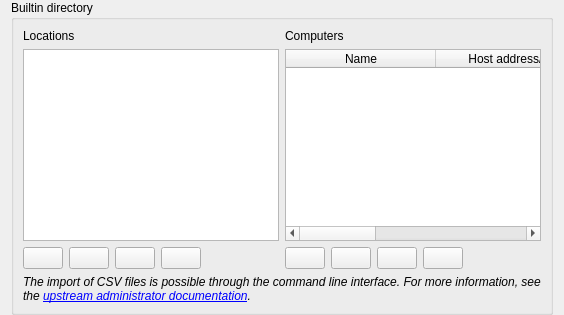
<?xml version="1.0" encoding="UTF-8"?>
<ui version="4.0">
 <class>BuiltinDirectoryConfigurationPage</class>
 <widget class="QWidget" name="BuiltinDirectoryConfigurationPage">
  <property name="windowTitle">
   <string>Locations &amp; computers</string>
  </property>
  <property name="windowIcon">
   <iconset resource="builtindirectory.qrc">
    <normaloff>:/builtindirectory/builtindirectory.png</normaloff>:/builtindirectory/builtindirectory.png</iconset>
  </property>
  <property name="nextspaceActionIconRole" stdset="0">
   <string notr="true">LocationsAndComputers</string>
  </property>
  <layout class="QVBoxLayout" name="verticalLayout">
   <property name="topMargin">
    <number>0</number>
   </property>
   <property name="bottomMargin">
    <number>0</number>
   </property>
   <item>
    <widget class="QGroupBox" name="groupBox">
     <property name="title">
      <string>Builtin directory</string>
     </property>
     <layout class="QGridLayout" name="gridLayout_2" rowstretch="0,1,0,0" columnstretch="0,1">
      <item row="0" column="1">
       <widget class="QLabel" name="label_2">
        <property name="text">
         <string>Computers</string>
        </property>
       </widget>
      </item>
      <item row="0" column="0">
       <widget class="QLabel" name="label">
        <property name="text">
         <string>Locations</string>
        </property>
       </widget>
      </item>
      <item row="2" column="1">
       <layout class="QHBoxLayout" name="horizontalLayout">
        <item>
         <widget class="QPushButton" name="addComputerButton">
          <property name="toolTip">
           <string>Add new computer</string>
          </property>
          <property name="text">
           <string/>
          </property>
          <property name="icon">
           <iconset resource="../../core/resources/core.qrc">
            <normaloff>:/core/list-add.png</normaloff>:/core/list-add.png</iconset>
          </property>
         </widget>
        </item>
        <item>
         <widget class="QPushButton" name="removeComputerButton">
          <property name="toolTip">
           <string>Remove selected computer</string>
          </property>
          <property name="text">
           <string/>
          </property>
          <property name="icon">
           <iconset resource="../../core/resources/core.qrc">
            <normaloff>:/core/edit-delete.png</normaloff>:/core/edit-delete.png</iconset>
          </property>
         </widget>
        </item>
        <item>
         <widget class="QPushButton" name="moveComputerUpButton">
          <property name="toolTip">
           <string>Move selected computer up</string>
          </property>
          <property name="text">
           <string/>
          </property>
          <property name="icon">
           <iconset resource="../../core/resources/core.qrc">
            <normaloff>:/core/go-up.png</normaloff>:/core/go-up.png</iconset>
          </property>
         </widget>
        </item>
        <item>
         <widget class="QPushButton" name="moveComputerDownButton">
          <property name="toolTip">
           <string>Move selected computer down</string>
          </property>
          <property name="text">
           <string/>
          </property>
          <property name="icon">
           <iconset resource="../../core/resources/core.qrc">
            <normaloff>:/core/go-down.png</normaloff>:/core/go-down.png</iconset>
          </property>
         </widget>
        </item>
        <item>
         <spacer name="horizontalSpacer">
          <property name="orientation">
           <enum>Qt::Horizontal</enum>
          </property>
          <property name="sizeHint" stdset="0">
           <size>
            <width>40</width>
            <height>20</height>
           </size>
          </property>
         </spacer>
        </item>
       </layout>
      </item>
      <item row="1" column="1">
       <widget class="QTableWidget" name="computerTableWidget">
        <property name="selectionBehavior">
         <enum>QAbstractItemView::SelectRows</enum>
        </property>
        <attribute name="horizontalHeaderMinimumSectionSize">
         <number>150</number>
        </attribute>
        <attribute name="horizontalHeaderStretchLastSection">
         <bool>true</bool>
        </attribute>
        <attribute name="verticalHeaderVisible">
         <bool>false</bool>
        </attribute>
        <column>
         <property name="text">
          <string>Name</string>
         </property>
        </column>
        <column>
         <property name="text">
          <string>Host address/IP</string>
         </property>
        </column>
        <column>
         <property name="text">
          <string>MAC address</string>
         </property>
        </column>
       </widget>
      </item>
      <item row="2" column="0">
       <layout class="QHBoxLayout" name="horizontalLayout_2">
        <item>
         <widget class="QPushButton" name="addLocationButton">
          <property name="toolTip">
           <string>Add new location</string>
          </property>
          <property name="text">
           <string/>
          </property>
          <property name="icon">
           <iconset resource="../../core/resources/core.qrc">
            <normaloff>:/core/list-add.png</normaloff>:/core/list-add.png</iconset>
          </property>
         </widget>
        </item>
        <item>
         <widget class="QPushButton" name="removeLocationButton">
          <property name="toolTip">
           <string>Remove selected location</string>
          </property>
          <property name="text">
           <string/>
          </property>
          <property name="icon">
           <iconset resource="../../core/resources/core.qrc">
            <normaloff>:/core/edit-delete.png</normaloff>:/core/edit-delete.png</iconset>
          </property>
         </widget>
        </item>
        <item>
         <widget class="QPushButton" name="moveLocationUpButton">
          <property name="toolTip">
           <string>Move selected location up</string>
          </property>
          <property name="text">
           <string/>
          </property>
          <property name="icon">
           <iconset resource="../../core/resources/core.qrc">
            <normaloff>:/core/go-up.png</normaloff>:/core/go-up.png</iconset>
          </property>
         </widget>
        </item>
        <item>
         <widget class="QPushButton" name="moveLocationDownButton">
          <property name="toolTip">
           <string>Move selected location down</string>
          </property>
          <property name="text">
           <string/>
          </property>
          <property name="icon">
           <iconset resource="../../core/resources/core.qrc">
            <normaloff>:/core/go-down.png</normaloff>:/core/go-down.png</iconset>
          </property>
         </widget>
        </item>
        <item>
         <spacer name="horizontalSpacer_2">
          <property name="orientation">
           <enum>Qt::Horizontal</enum>
          </property>
          <property name="sizeHint" stdset="0">
           <size>
            <width>40</width>
            <height>20</height>
           </size>
          </property>
         </spacer>
        </item>
       </layout>
      </item>
      <item row="1" column="0">
       <widget class="QTableWidget" name="locationTableWidget">
        <attribute name="horizontalHeaderVisible">
         <bool>false</bool>
        </attribute>
        <attribute name="horizontalHeaderStretchLastSection">
         <bool>true</bool>
        </attribute>
        <attribute name="verticalHeaderVisible">
         <bool>false</bool>
        </attribute>
        <column>
         <property name="text">
          <string>Locations</string>
         </property>
        </column>
       </widget>
      </item>
      <item row="3" column="0" colspan="2">
       <widget class="QLabel" name="label_3">
        <property name="font">
         <font>
          <italic>true</italic>
         </font>
        </property>
        <property name="text">
         <string>The import of CSV files is possible through the command line interface. For more information, see the &lt;a href=&quot;https://docs.veyon.io/en/latest/admin/cli.html#network-object-directory&quot;&gt;upstream administrator documentation&lt;/a&gt;.</string>
        </property>
        <property name="wordWrap">
         <bool>true</bool>
        </property>
       </widget>
      </item>
     </layout>
    </widget>
   </item>
  </layout>
 </widget>
 <resources>
  <include location="../../core/resources/core.qrc"/>
  <include location="builtindirectory.qrc"/>
 </resources>
 <connections>
  <connection>
   <sender>addComputerButton</sender>
   <signal>clicked()</signal>
   <receiver>BuiltinDirectoryConfigurationPage</receiver>
   <slot>addComputer()</slot>
   <hints>
    <hint type="sourcelabel">
     <x>646</x>
     <y>528</y>
    </hint>
    <hint type="destinationlabel">
     <x>507</x>
     <y>351</y>
    </hint>
   </hints>
  </connection>
  <connection>
   <sender>removeComputerButton</sender>
   <signal>clicked()</signal>
   <receiver>BuiltinDirectoryConfigurationPage</receiver>
   <slot>removeComputer()</slot>
   <hints>
    <hint type="sourcelabel">
     <x>698</x>
     <y>528</y>
    </hint>
    <hint type="destinationlabel">
     <x>507</x>
     <y>351</y>
    </hint>
   </hints>
  </connection>
  <connection>
   <sender>removeLocationButton</sender>
   <signal>clicked()</signal>
   <receiver>BuiltinDirectoryConfigurationPage</receiver>
   <slot>removeLocation()</slot>
   <hints>
    <hint type="sourcelabel">
     <x>108</x>
     <y>528</y>
    </hint>
    <hint type="destinationlabel">
     <x>507</x>
     <y>351</y>
    </hint>
   </hints>
  </connection>
  <connection>
   <sender>addLocationButton</sender>
   <signal>clicked()</signal>
   <receiver>BuiltinDirectoryConfigurationPage</receiver>
   <slot>addLocation()</slot>
   <hints>
    <hint type="sourcelabel">
     <x>56</x>
     <y>528</y>
    </hint>
    <hint type="destinationlabel">
     <x>507</x>
     <y>351</y>
    </hint>
   </hints>
  </connection>
  <connection>
   <sender>locationTableWidget</sender>
   <signal>cellChanged(int,int)</signal>
   <receiver>BuiltinDirectoryConfigurationPage</receiver>
   <slot>updateLocation()</slot>
   <hints>
    <hint type="sourcelabel">
     <x>150</x>
     <y>364</y>
    </hint>
    <hint type="destinationlabel">
     <x>507</x>
     <y>351</y>
    </hint>
   </hints>
  </connection>
  <connection>
   <sender>computerTableWidget</sender>
   <signal>cellChanged(int,int)</signal>
   <receiver>BuiltinDirectoryConfigurationPage</receiver>
   <slot>updateComputer()</slot>
   <hints>
    <hint type="sourcelabel">
     <x>630</x>
     <y>364</y>
    </hint>
    <hint type="destinationlabel">
     <x>507</x>
     <y>351</y>
    </hint>
   </hints>
  </connection>
  <connection>
   <sender>moveLocationUpButton</sender>
   <signal>clicked()</signal>
   <receiver>BuiltinDirectoryConfigurationPage</receiver>
   <slot>moveLocationUp()</slot>
   <hints>
    <hint type="sourcelabel">
     <x>160</x>
     <y>528</y>
    </hint>
    <hint type="destinationlabel">
     <x>507</x>
     <y>351</y>
    </hint>
   </hints>
  </connection>
  <connection>
   <sender>moveLocationDownButton</sender>
   <signal>clicked()</signal>
   <receiver>BuiltinDirectoryConfigurationPage</receiver>
   <slot>moveLocationDown()</slot>
   <hints>
    <hint type="sourcelabel">
     <x>212</x>
     <y>528</y>
    </hint>
    <hint type="destinationlabel">
     <x>507</x>
     <y>351</y>
    </hint>
   </hints>
  </connection>
  <connection>
   <sender>moveComputerUpButton</sender>
   <signal>clicked()</signal>
   <receiver>BuiltinDirectoryConfigurationPage</receiver>
   <slot>moveComputerUp()</slot>
   <hints>
    <hint type="sourcelabel">
     <x>750</x>
     <y>528</y>
    </hint>
    <hint type="destinationlabel">
     <x>507</x>
     <y>351</y>
    </hint>
   </hints>
  </connection>
  <connection>
   <sender>moveComputerDownButton</sender>
   <signal>clicked()</signal>
   <receiver>BuiltinDirectoryConfigurationPage</receiver>
   <slot>moveComputerDown()</slot>
   <hints>
    <hint type="sourcelabel">
     <x>802</x>
     <y>528</y>
    </hint>
    <hint type="destinationlabel">
     <x>507</x>
     <y>351</y>
    </hint>
   </hints>
  </connection>
 </connections>
 <slots>
  <slot>addLocation()</slot>
  <slot>removeLocation()</slot>
  <slot>addComputer()</slot>
  <slot>removeComputer()</slot>
  <slot>updateLocation()</slot>
  <slot>updateComputer()</slot>
  <slot>moveLocationUp()</slot>
  <slot>moveLocationDown()</slot>
  <slot>moveComputerUp()</slot>
  <slot>moveComputerDown()</slot>
 </slots>
</ui>
